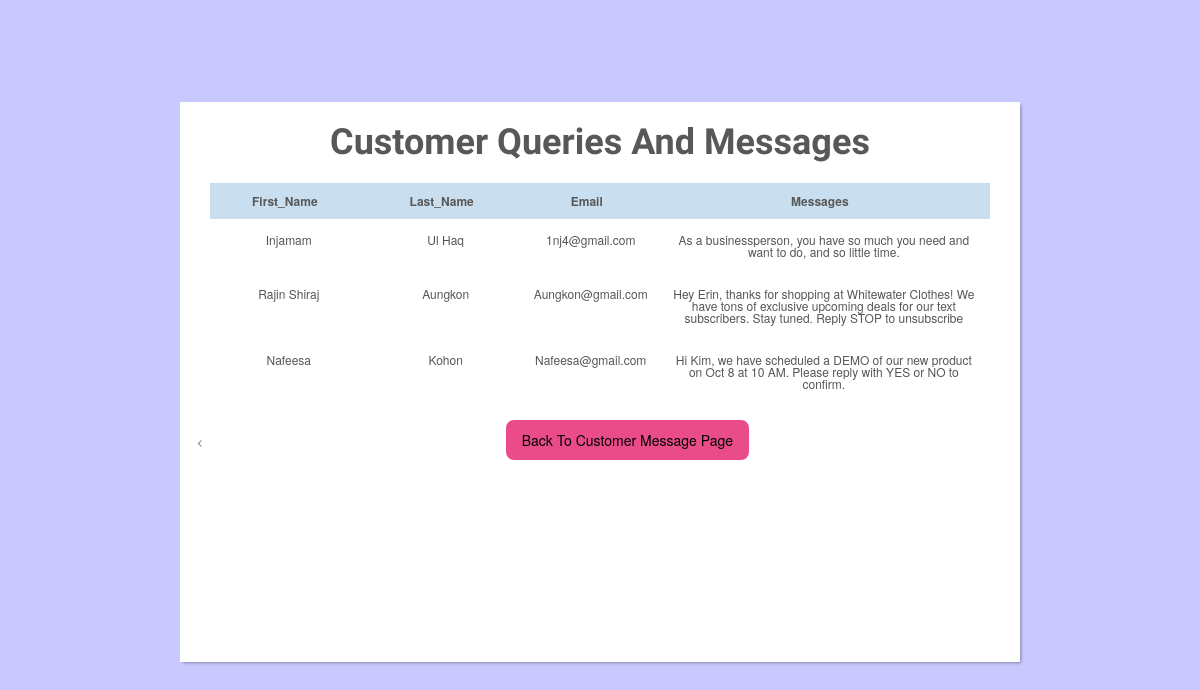
The app's page /adminDashboard.php with its own data.
### tables this page shows
CREATE TABLE `customer` (
  `fname` varchar(20) NOT NULL,
  `lname` varchar(10) NOT NULL,
  `email` varchar(20) NOT NULL,
  `messages` varchar(500) NOT NULL
);

### adminDashboard.php (the view, shortened to what this page needs)
<!DOCTYPE html>
<html lang="en">
<head>
    <link href='' rel='stylesheet'>
    <link rel="stylesheet" href="admin.css">
</head>
<body oncontextmenu='return false' class='snippet-body'>
    <div id="wrapper">
        <h1>Customer Queries And Messages</h1>
        <table id="keywords" cellspacing="0" cellpadding="0">
            <thead>
                <tr>
                    <th><span>First_Name</span></th>
                    <th><span>Last_Name</span></th>
                    <th><span>Email</span></th>
                    <th><span>Messages</span></th>
                </tr>
            </thead>
            <tbody>
                <?php
				include 'database.php';
                $str = "SELECT * FROM `customer`";
                $result=$connection->query($str);
                if($result->num_rows >0){
                    while($row = $result->fetch_assoc()){
                        echo "<tr><td data-label='First_Name'>" .$row["fname"]. "</td><td data-label='Last_Name'> " . $row["lname"]."</td><td data-label='Email'> ". $row["email"]."</td><td data-label='Messages'> ". $row["messages"]."</td><tr> ";
                    }
                }else{
                    echo "no result";
                }
            ?>
            </tbody>
        </table>
        <div>
                < <a href="index.php" class="button-1 " style="text-decoration: none; color: black;">Back To Customer Message Page </a>
        </div>
    </div>
</body>
</html>

### admin.css (style rules this page uses)
html, body, div, span, applet, object, iframe, h1, h2, h3, h4, h5, h6, p, blockquote, pre, a, abbr, acronym, address, big, cite, code, del, dfn, em, img, ins, kbd, q, s, samp, small, strike, strong, sub, sup, tt, var, b, u, i, center, dl, dt, dd, ol, ul, li, fieldset, form, label, legend, table, caption, tbody, tfoot, thead, tr, th, td, article, aside, canvas, details, embed, figure, figcaption, footer, header, hgroup, menu, nav, output, ruby, section, summary, time, mark, audio, video { margin: 0; padding: 0; border: 0; font-size: 100%; font: inherit; vertical-align: baseline; outline: none; -webkit-font-smoothing: antialiased; -webkit-text-size-adjust: 100%; -ms-text-size-adjust: 100%; -webkit-box-sizing: border-box; -moz-box-sizing: border-box; box-sizing: border-box; }
html { overflow-y: scroll; }
body { background: #c9c9ff; font-family: 'Helvetica Neue', Helvetica, Arial, sans-serif; font-size: 62.5%; line-height: 1; color: #585858; padding: 22px 10px; padding-bottom: 55px; }
.button-1 { background-color: #EA4C89; border-radius: 8px; border-style: none; box-sizing: border-box; color: #FFFFFF; cursor: pointer; display: inline-block; font-family: "Haas Grot Text R Web", "Helvetica Neue", Helvetica, Arial, sans-serif; font-size: 14px; font-weight: 500; height: 40px; line-height: 20px; list-style: none; margin-left: 25vw; outline: none; padding: 10px 16px; position: relative; text-align: center; text-decoration: none; transition: color 100ms; vertical-align: baseline; user-select: none; -webkit-user-select: none; touch-action: manipulation; }
table { border-collapse: collapse; border-spacing: 0; width: 65vw; }
h1 { font-family: 'Amarante', Tahoma, sans-serif; font-weight: bold; font-size: 3.6em; line-height: 1.7em; margin-bottom: 10px; text-align: center; }
#wrapper { display: block; width: 70vw; height: 70vh; background: #fff; margin: 10vh auto; padding: 10px 17px; -webkit-box-shadow: 2px 2px 3px -1px rgba(0, 0, 0, 0.35); }
#keywords { margin: 0 auto; font-size: 1.2em; margin-bottom: 15px; }
#keywords thead { cursor: pointer; background: #c9dff0; }
#keywords thead tr th { font-weight: bold; padding: 12px 30px; padding-left: 42px; }
#keywords thead tr th span { padding-right: 20px; background-repeat: no-repeat; background-position: 100% 100%; }
#keywords tbody { overflow: auto; }
#keywords tbody tr { color: #555; }
#keywords tbody tr td { text-align: center; padding: 15px 10px; }

### records on screen
customer: fname "Injamam", lname "Ul Haq", email "1nj4@gmail.com", messages "As a businessperson, you have so much you need and want to do, and so little time."
customer: fname "Rajin Shiraj", lname "Aungkon", email "Aungkon@gmail.com", messages "Hey Erin, thanks for shopping at Whitewater Clothes! We have tons of exclusive upcoming deals for our text subscribers. Stay tuned. Reply STOP to unsubscribe"
customer: fname "Nafeesa", lname "Kohon", email "Nafeesa@gmail.com", messages "Hi Kim, we have scheduled a DEMO of our new product on Oct 8 at 10 AM. Please reply with YES or NO to confirm."
